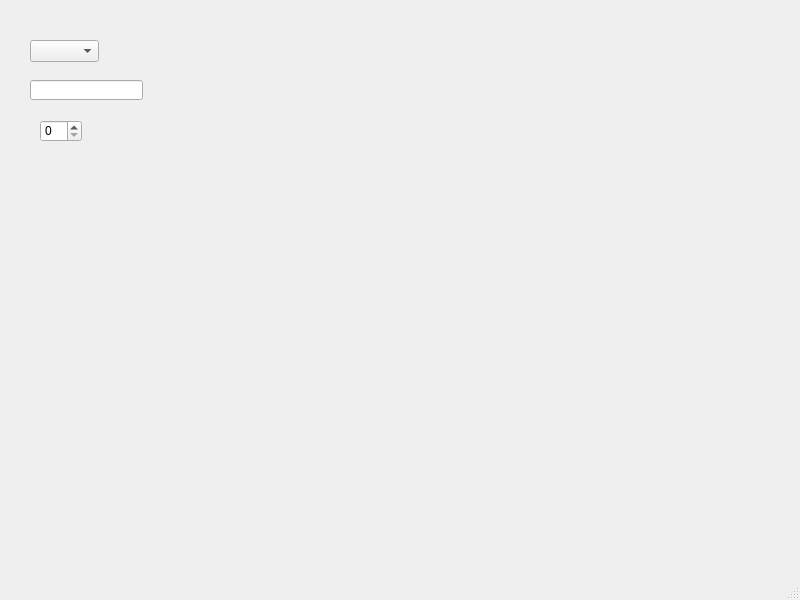
<?xml version="1.0" encoding="UTF-8"?>
<ui version="4.0">
 <class>MainWindow</class>
 <widget class="QMainWindow" name="MainWindow">
  <property name="geometry">
   <rect>
    <x>0</x>
    <y>0</y>
    <width>800</width>
    <height>600</height>
   </rect>
  </property>
  <property name="windowTitle">
   <string>MainWindow</string>
  </property>
  <widget class="QWidget" name="centralwidget">
   <widget class="QComboBox" name="comboBox">
    <property name="geometry">
     <rect>
      <x>30</x>
      <y>40</y>
      <width>69</width>
      <height>22</height>
     </rect>
    </property>
   </widget>
   <widget class="QSpinBox" name="spinBox">
    <property name="geometry">
     <rect>
      <x>40</x>
      <y>120</y>
      <width>42</width>
      <height>22</height>
     </rect>
    </property>
   </widget>
   <widget class="QLineEdit" name="lineEdit">
    <property name="geometry">
     <rect>
      <x>30</x>
      <y>80</y>
      <width>113</width>
      <height>20</height>
     </rect>
    </property>
   </widget>
  </widget>
  <widget class="QMenuBar" name="menubar">
   <property name="geometry">
    <rect>
     <x>0</x>
     <y>0</y>
     <width>800</width>
     <height>21</height>
    </rect>
   </property>
  </widget>
  <widget class="QStatusBar" name="statusbar"/>
 </widget>
 <resources/>
 <connections/>
</ui>
